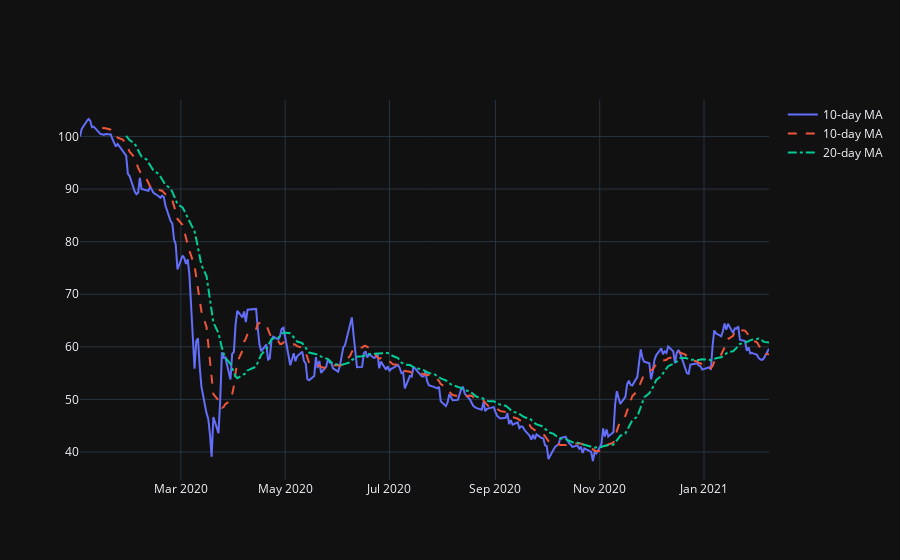

Notebook cell for this chart:
### Code cell
df['RDSA 10-day MA'] = df['RDSA'].rolling(window=10).mean()
df['RDSA 20-day MA'] = df['RDSA'].rolling(window=20).mean()

trace0 = go.Scatter(x=df.index, y=df['RDSA'], name='10-day MA')
trace1 = go.Scatter(x=df.index, y=df['RDSA 10-day MA'], name='10-day MA', line={'dash': 'dash'})
trace2 = go.Scatter(x=df.index, y=df['RDSA 20-day MA'], name='20-day MA', line={'dash': 'dashdot'})
fig1 = go.Figure([trace0, trace1, trace2])
fig1.show()

### Figure 1 — Plotly figure (JSON) as saved in the notebook; plotly's stock layout.template omitted (floating-point values rounded to 4 significant figures; data arrays with more than 128 entries replaced by an {"elided": "..."} marker saying what was removed)
{"data": [{"name": "10-day MA", "type": "scatter", "x": {"elided": "283 str values"}, "y": {"elided": "283 float values"}}, {"line": {"dash": "dash"}, "name": "10-day MA", "type": "scatter", "x": {"elided": "283 str values"}, "y": {"elided": "283 float values"}}, {"line": {"dash": "dashdot"}, "name": "20-day MA", "type": "scatter", "x": {"elided": "283 str values"}, "y": {"elided": "283 float values"}}], "layout": {"autosize": true, "xaxis": {"autorange": true, "range": ["2020-01-02", "2021-02-08"], "type": "date"}, "yaxis": {"autorange": true, "range": [34.68, 106.9], "type": "linear"}}}
